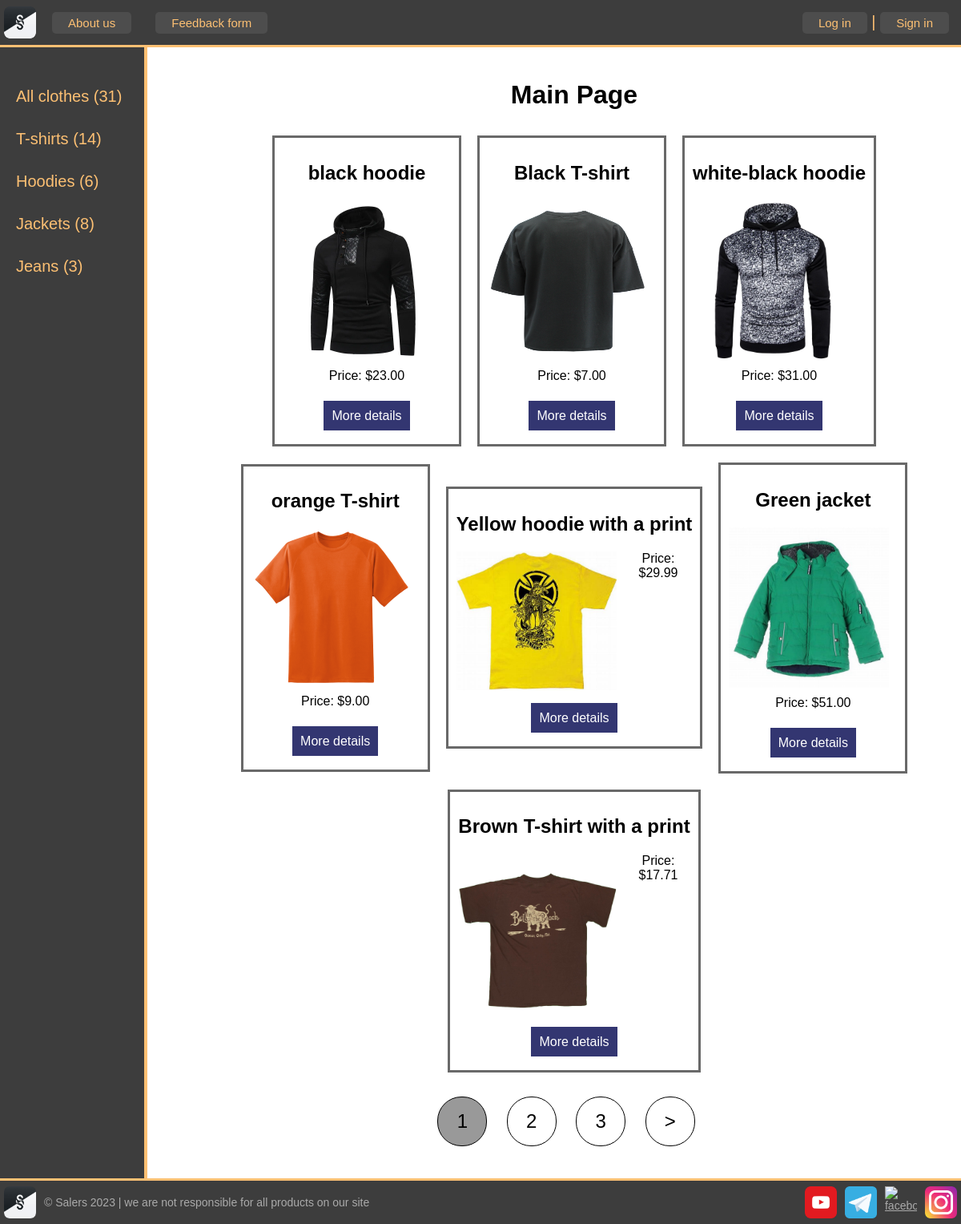
The page / on the database its author committed.
### goods/models.py (models this page shows, shortened)
class Category(models.Model):
    name = models.CharField(max_length=100, db_index=True, verbose_name='Category')
    slug = models.SlugField(max_length=255, unique=True, db_index=True, verbose_name='URL')
    product_count = models.IntegerField(default=0, verbose_name='Product Count')
    def get_absolute_url(self):
        return reverse('category', kwargs={'cat_slug': self.slug})
    class Meta:
        verbose_name = 'Category'
        verbose_name_plural = 'categories'
        ordering = ['id']

class Product(models.Model):
    title = models.CharField(max_length=255, verbose_name='Title')
    slug = models.SlugField(max_length=255, unique=True, db_index=True, verbose_name='URL')
    description = models.TextField(blank=True, verbose_name='Description')  # content
    price = models.DecimalField(max_digits=10, decimal_places=2, default=None, verbose_name='Price')
    photo = models.ImageField(upload_to="photos/%Y/%m/%d", verbose_name='Photo')
    time_create = models.DateTimeField(auto_now_add=True, verbose_name='Creation time')
    time_update = models.DateTimeField(auto_now=True, verbose_name='Latest update time')
    is_sold = models.BooleanField(default=False, verbose_name='Out of stock?')
    cat = models.ForeignKey('Category', on_delete=models.PROTECT, null=True, verbose_name='Category')
    def get_absolute_url(self):
        return reverse('post', kwargs={'post_slug': self.slug})
    class Meta:
        verbose_name = 'Product'
        verbose_name_plural = 'Goods'
        ordering = ['time_create', 'title']

### goods/views.py (the view)
# urls.py: path('', ProductHome.as_view(), name='home'),
class ProductHome(DataMixin, ListView):
    paginate_by = 7
    model = Product
    template_name = 'content/index.html'
    context_object_name = 'posts'
    def get_context_data(self, *, object_list=None, **kwargs):
        context = super().get_context_data(**kwargs)
        c_def = self.get_user_context(title='Main Page')
        context = dict(list(context.items()) + list(c_def.items()))
        return context
    def get_queryset(self):
        return Product.objects.filter(is_sold=False).select_related('cat')

### goods/utils.py (called while the page is built)
    def get_user_context(self, **kwargs):
        context = kwargs
        cats = Category.objects.all()
        total = Product.objects.count()  # count of goods
        if not cats:
            cats = Category.objects.annotate(Count('product'))
        user_menu = menu.copy()
        if not self.request.user.is_authenticated:
            user_menu.pop(1)
        context['total'] = total
        context['menu'] = user_menu
        context['cats'] = cats
        if 'cat_selected' not in context:
            context['cat_selected'] = 0
        return context

### goods/templates/content/index.html (shortened to what this page needs)
{% extends 'base.html' %}
{% block content %}
<h1 id="title-ind">{{title}}</h1>
<ul class="list-articles">
    {% for p in posts %}
    <li class="product">
        <h2 id="name">{{p.title}}</h2>
        {% if p.photo %}
        <p><img class="img-article-left thumb" src="{{ p.photo.url }}"></p>
        {% endif %}
        <p id="price">Price: ${{p.price}}</p>
        <p class="link-read-post"><a href="{{ p.get_absolute_url }}">More details</a></p>
    </li>
    {% endfor %}
</ul>
{% endblock content%}

### goods/templates/base.html (shortened to what this page needs)
<!DOCTYPE html>
{% load static %}
<html lang="en">
<head>
    <link type="text/css" href="{% static 'css/styles.css' %}" rel="stylesheet"/>
</head>
<body>
<table class="table-page" border=0 cellpadding="0" cellspacing="0">
    <tr>
        <td valign=top>
            {% block mainmenu %}
            <header>
                <ul id="mainmenu" class="mainmenu" style="padding-top: 5px">
                    <li class="logo"><a href="/">
                        <div class="logo"></div></a></li>
                    {% for m in menu %}
                    <li class="first"><a href="{% url m.url_name %}">{{m.title}}</a></li>
                    {% endfor %}
                        {% if request.user.is_authenticated %}
                        <li class="last"><a id="left" href="#">{{user.username}}</a> |
                            <a id="right" href="{% url 'logout' %}">log out</a></li>
                        {% else %}
                        <li class="last"><a id="left" href="{% url 'login' %} ">Log in</a>  |
                                        <a id="right" href="{% url 'register' %}">Sign in</a></li>
                    {% endif %}
                </ul>
            </header>
            {% endblock mainmenu %}
            <table class="table-content" border=0 cellpadding="0" cellspacing="0">
                <tr>
                    <td valign="top" class="left-chapters">
                        <ul id="leftchapters">
                            <li><a href="{% url 'home' %}">All clothes ({{ total }})</a></li>
                            {% for c in cats %}
                            <li><a href="{{ c.get_absolute_url }}">{{c.name}} ({{c.product_count}})</a></li>
                            {% endfor %}
                        </ul>
                    </td>
                    <td valign="top" class="content">
                        <div class="content-text">
                            {% block content %}
                            {% endblock %}
                            <nav class="list-pages">
                                <ul>
                                    {% for p in paginator.page_range %}
                                    {% if page_obj.number == p %}
                                    <li class="page-num page-num-selected">{{p}}</li>
                                    {% elif p >= page_obj.number|add:-2 and p <= page_obj.number|add:2 %}
                                    <li>
                                        <a class="page-num" href="?page={{p}}">{{p}}</a>
                                    </li>
                                    {% endif %}
                                    {% endfor %}
                                    {% if page_obj.has_next %}
                                    <li>
                                        <a class="page-num" href="?page={{ page_obj.next_page_number }}">&gt;</a>
                                    </li>
                                    {% endif %}
                                </ul>
                            </nav>
                        </div>
                    </td>
                </tr>
            </table>
        </td>
    </tr>
    <tr>
        <td valign=top>
            <footer>
                <div class="foot-left"><img src="{% static 'images/logos/logo.png' %}" alt="logo" width="40px" height="40px">
                <p>&copy; Salers 2023 | we are not responsible for all products on our site</p>
                </div>
                <div class="foot-right">
                <a href="https://www.youtube.com/"><img src="{% static 'images/logos/youtube-logo.png' %}" alt="youtube" height="40px" width="40px" ></a>
                <a href="https://telegram.org/"><img src="{% static 'images/logos/telegram-logo.png' %}" alt="telegram" height="40px" width="40px" ></a>
                <a href="https://www.facebook.com/"><img src="{% static 'images/logos/facebook-logo.png' %}" alt="facebook" height="40px" width="40px"></a>
                <a href="https://www.instagram.com/"><img src="{% static 'images/logos/instagram-logo.png' %}" alt="instagram" height="40px" width="40px" ></a>
                </div>
            </footer>
        </td>
    </tr>
</table>
</body>
</html>

### goods/static/css/styles.css (style rules this page uses)
html, body { font-family: 'Arial'; margin: 0; padding: 0; height: 100vh; width: 100%; color: #444; display: flex; flex-direction: column; min-height: 90vh; align-content: flex-start; flex-wrap: wrap; }
a { color: #0059b2; text-decoration: none; }
img { max-width: 600px; height: auto; }
img.img-article-left { width: 200px; height: 200px; height: auto; float: left; padding: 0 10px 10px 0; }
img.img-article-left.thumb { width: 200px; height: 200px; max-width: 200px; max-height: 200px; height: auto; }
p.link-read-post { text-align: center; }
p.link-read-post a { padding: 10px; min-width: 100px; background: #333671; color: #fff; text-decoration: none; }
ul.list-articles { list-style: none; margin: 0; padding: 0; display: flex; margin: 10px; align-items: center; flex-wrap: wrap; justify-content: center; }
.product { border: 3px solid #696969; margin: 10px; padding: 10px; }
.product #name { text-align: center; }
.product #price { text-align: center; }
#title-ind { text-align: center; }
.table-page { width: 100%; height: 100%; vertical-align: top; }
.table-page tr { height: 100%; }
header { background: #3d3d3d; height: 50px; padding: 3px 5px 3px 5px; border-bottom: 3px solid #fdc073; }
.logo { background: url('../images/logos/logo.png') no-repeat center center; width: 40px; height: 40px; background-size: cover; border-radius: 20%; align-items: center; }
ul.mainmenu { list-style: none; margin: 0; padding: 0; height: 40px; color: #fdc073; font-size: 20px; overflow: hidden; }
ul.mainmenu li { float: left; margin: 7px 10px 5px 20px; text-align: center; }
ul.mainmenu li.logo { margin: 0; }
header li.first { font-size: 15px; display: inline-block; padding: 5px 20px 5px 20px; background-color: #4d4d4d; color: #fdc073; text-decoration: none; border: none; cursor: pointer; border-radius: 5px; }
header li.last { float: right; }
header li.last #left { font-size: 15px; display: inline-block; padding: 5px 20px 5px 20px; background-color: #4d4d4d; color: #fdc073; text-decoration: none; border: none; cursor: pointer; border-radius: 5px; }
header li.last #right { font-size: 15px; display: inline-block; padding: 5px 20px 5px 20px; background-color: #4d4d4d; color: #fdc073; text-decoration: none; border: none; cursor: pointer; border-radius: 5px; }
ul.mainmenu li a { color: #fdc073; text-decoration: none; }
.table-content { width: 100%; min-height: 100%; height: 100%; }
.left-chapters { height: 84vh; max-width: 180px; width: 180px; margin: 0; background: #3d3d3d; border-right: 4px solid #fdc073; }
.left-chapters ul { width: 150px; min-height: 80%; margin: 0; padding: 20px 10px 0px 20px; list-style: none; font-size: 20px; }
.left-chapters ul li { margin: 30px 0 0 0; color: #999; }
.left-chapters ul li a { color: #fdc073; text-decoration: none; }
.content { padding: 20px 20px 20px 40px; width: 100%; box-sizing: border-box; text-align: center; }
.content-text { margin: 0 0 0 30px; color: #000; font-family: arial; }
.content-text h1 { font-size: 32px; }
footer { border-top: 3px solid #fdc073; margin-top: auto; background: #3d3d3d; padding: 5px; color: #aaa; font-size: 14px; display: flex; justify-content: center; align-items: center; }
footer .foot-left { margin-right: auto; display: flex; align-items: center; }
footer .foot-right { margin-left: auto; display: flex; align-items: center; }
footer a { text-decoration: underline; color: #aaa; height: 40px; width: 40px; display: flex; justify-content: center; align-items: center; }
.list-pages { text-align: center; margin: 0 0 20px 0; }
.list-pages ul { text-align: center; user-select: none; margin: 20px 0 0 0; padding: 0; list-style: none; }
.list-pages ul li { display: inline-block; margin: 0 20px 0 0; }
.list-pages a { color: #000; font-size: 24px; text-decoration: none; display: inline-block; user-select: none; cursor: pointer; }
.list-pages .page-num, .page-num-selected { display: inline-block; width: 60px; height: 44px; padding: 16px 0 0 0; border: 1.5px solid #000; user-select: none; cursor: pointer; border-radius: 30px; }
.list-pages .page-num-selected { display: inline-block; width: 60px; height: 44px; padding: 16px 0 0 0; border: 1.5px solid #000; font-size: 24px; border-radius: 30px; background-color:#999 }

### rows shown on the page
Category: name "T-shirts", product_count "14"
Category: name "Hoodies", product_count "6"
Category: name "Jackets", product_count "8"
Category: name "Jeans", product_count "3"
Product: title "black hoodie", photo (picture), price "23.00"
Product: title "Black T-shirt", photo (picture), price "7.00"
Product: title "white-black hoodie", photo (picture), price "31.00"
Product: title "orange T-shirt", photo (picture), price "9.00"
Product: title "Yellow hoodie with a print", photo (picture), price "29.99"
Product: title "Green jacket", photo (picture), price "51.00"
Product: title "Brown T-shirt with a print", photo (picture), price "17.71"

### other values the page prints
{{ m.title }} "About us" "Feedback form"
{{ total }} "31"
{{ title }} "Main Page"
{{ p }} "1"
{{ p }} "2" "3"
